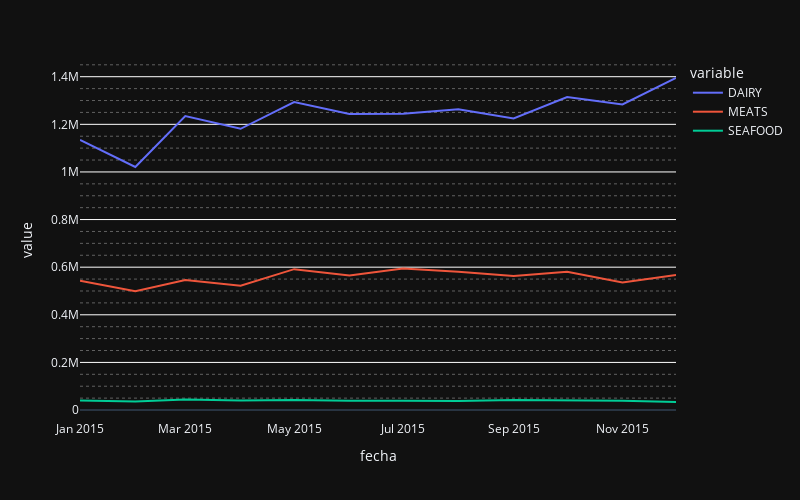

Notebook code cell kept with this figure:
### Markdown cell above
https://plotly.com/python/templates/

### Code cell
fig = px.line(
    df,
    width=800,# medida en px
    height=500,
    template='plotly_dark', # styles por temas
)

# modificamos los ejes del grid
fig.update_xaxes(showgrid=False)
fig.update_yaxes(
    gridwidth=1,
    gridcolor='white', #nombre o HEX
    griddash='solid',
    minor_griddash='dot' # subgrid
)

### Figure 1 — Plotly figure (JSON) as saved in the notebook; plotly's stock layout.template omitted (floating-point values rounded to 4 significant figures)
{"data": [{"hovertemplate": "variable=DAIRY<br>fecha=%{x}<br>value=%{y}<extra></extra>", "legendgroup": "DAIRY", "line": {"color": "#636efa", "dash": "solid"}, "marker": {"symbol": "circle"}, "mode": "lines", "name": "DAIRY", "orientation": "v", "showlegend": true, "type": "scatter", "x": ["2015-01", "2015-02", "2015-03", "2015-04", "2015-05", "2015-06", "2015-07", "2015-08", "2015-09", "2015-10", "2015-11", "2015-12"], "xaxis": "x", "y": [1134521, 1020747, 1234851, 1181180, 1293308, 1243588, 1244815, 1263428, 1224619, 1314827, 1283672, 1394582], "yaxis": "y"}, {"hovertemplate": "variable=MEATS<br>fecha=%{x}<br>value=%{y}<extra></extra>", "legendgroup": "MEATS", "line": {"color": "#EF553B", "dash": "solid"}, "marker": {"symbol": "circle"}, "mode": "lines", "name": "MEATS", "orientation": "v", "showlegend": true, "type": "scatter", "x": ["2015-01", "2015-02", "2015-03", "2015-04", "2015-05", "2015-06", "2015-07", "2015-08", "2015-09", "2015-10", "2015-11", "2015-12"], "xaxis": "x", "y": [543100.0, 498700.0, 546500.0, 522300.0, 591700.0, 565000.0, 594900.0, 581200.0, 562700.0, 580800.0, 535900.0, 567400.0], "yaxis": "y"}, {"hovertemplate": "variable=SEAFOOD<br>fecha=%{x}<br>value=%{y}<extra></extra>", "legendgroup": "SEAFOOD", "line": {"color": "#00cc96", "dash": "solid"}, "marker": {"symbol": "circle"}, "mode": "lines", "name": "SEAFOOD", "orientation": "v", "showlegend": true, "type": "scatter", "x": ["2015-01", "2015-02", "2015-03", "2015-04", "2015-05", "2015-06", "2015-07", "2015-08", "2015-09", "2015-10", "2015-11", "2015-12"], "xaxis": "x", "y": [40470.0, 36070.0, 43810.0, 39980.0, 42510.0, 38780.0, 38540.0, 37770.0, 41910.0, 41420.0, 38820.0, 33730.0], "yaxis": "y"}], "layout": {"height": 500, "legend": {"title": {"text": "variable"}, "tracegroupgap": 0}, "margin": {"t": 60}, "width": 800, "xaxis": {"anchor": "y", "domain": [0, 1], "showgrid": false, "title": {"text": "fecha"}}, "yaxis": {"anchor": "x", "domain": [0, 1], "gridcolor": "white", "griddash": "solid", "gridwidth": 1, "minor": {"griddash": "dot"}, "title": {"text": "value"}}}}
